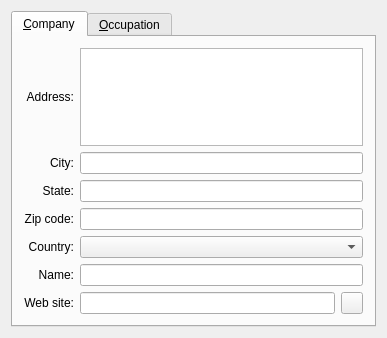
<?xml version="1.0" encoding="UTF-8"?>
<ui version="4.0">
 <class>WorkInfo</class>
 <widget class="QWidget" name="WorkInfo">
  <property name="geometry">
   <rect>
    <x>0</x>
    <y>0</y>
    <width>387</width>
    <height>338</height>
   </rect>
  </property>
  <property name="windowTitle">
   <string>Form2</string>
  </property>
  <layout class="QVBoxLayout">
   <property name="spacing">
    <number>6</number>
   </property>
   <property name="margin">
    <number>11</number>
   </property>
   <item>
    <widget class="QTabWidget" name="TabWidget2">
     <widget class="QWidget" name="tab1">
      <attribute name="title">
       <string>&amp;Company</string>
      </attribute>
      <layout class="QGridLayout">
       <property name="margin">
        <number>11</number>
       </property>
       <property name="spacing">
        <number>6</number>
       </property>
       <item row="0" column="0">
        <widget class="QLabel" name="TextLabel7">
         <property name="text">
          <string>Address:</string>
         </property>
         <property name="alignment">
          <set>Qt::AlignRight|Qt::AlignTrailing|Qt::AlignVCenter</set>
         </property>
         <property name="wordWrap">
          <bool>false</bool>
         </property>
        </widget>
       </item>
       <item row="2" column="1">
        <widget class="QLineEdit" name="edtCity"/>
       </item>
       <item row="2" column="0">
        <widget class="QLabel" name="TextLabel8">
         <property name="text">
          <string>City:</string>
         </property>
         <property name="alignment">
          <set>Qt::AlignRight|Qt::AlignTrailing|Qt::AlignVCenter</set>
         </property>
         <property name="wordWrap">
          <bool>false</bool>
         </property>
        </widget>
       </item>
       <item row="3" column="1">
        <widget class="QLineEdit" name="edtState"/>
       </item>
       <item row="3" column="0">
        <widget class="QLabel" name="TextLabel9">
         <property name="text">
          <string>State:</string>
         </property>
         <property name="alignment">
          <set>Qt::AlignRight|Qt::AlignTrailing|Qt::AlignVCenter</set>
         </property>
         <property name="wordWrap">
          <bool>false</bool>
         </property>
        </widget>
       </item>
       <item row="4" column="1">
        <widget class="QLineEdit" name="edtZip"/>
       </item>
       <item row="4" column="0">
        <widget class="QLabel" name="TextLabel10">
         <property name="text">
          <string>Zip code:</string>
         </property>
         <property name="alignment">
          <set>Qt::AlignRight|Qt::AlignTrailing|Qt::AlignVCenter</set>
         </property>
         <property name="wordWrap">
          <bool>false</bool>
         </property>
        </widget>
       </item>
       <item row="5" column="0">
        <widget class="QLabel" name="TextLabel11">
         <property name="text">
          <string>Country:</string>
         </property>
         <property name="alignment">
          <set>Qt::AlignRight|Qt::AlignTrailing|Qt::AlignVCenter</set>
         </property>
         <property name="wordWrap">
          <bool>false</bool>
         </property>
        </widget>
       </item>
       <item row="5" column="1">
        <widget class="QComboBox" name="cmbCountry"/>
       </item>
       <item row="6" column="0">
        <widget class="QLabel" name="TextLabel12">
         <property name="text">
          <string>Name:</string>
         </property>
         <property name="alignment">
          <set>Qt::AlignRight|Qt::AlignTrailing|Qt::AlignVCenter</set>
         </property>
         <property name="wordWrap">
          <bool>false</bool>
         </property>
        </widget>
       </item>
       <item row="6" column="1">
        <widget class="QLineEdit" name="edtName"/>
       </item>
       <item row="7" column="1">
        <layout class="QHBoxLayout">
         <property name="spacing">
          <number>6</number>
         </property>
         <property name="margin">
          <number>0</number>
         </property>
         <item>
          <widget class="QLineEdit" name="edtSite"/>
         </item>
         <item>
          <widget class="QPushButton" name="btnSite">
           <property name="sizePolicy">
            <sizepolicy hsizetype="Fixed" vsizetype="Fixed">
             <horstretch>0</horstretch>
             <verstretch>0</verstretch>
            </sizepolicy>
           </property>
           <property name="maximumSize">
            <size>
             <width>22</width>
             <height>22</height>
            </size>
           </property>
           <property name="text">
            <string/>
           </property>
          </widget>
         </item>
        </layout>
       </item>
       <item row="7" column="0">
        <widget class="QLabel" name="TextLabel16">
         <property name="text">
          <string>Web site:</string>
         </property>
         <property name="alignment">
          <set>Qt::AlignRight|Qt::AlignTrailing|Qt::AlignVCenter</set>
         </property>
         <property name="wordWrap">
          <bool>false</bool>
         </property>
        </widget>
       </item>
       <item row="0" column="1">
        <widget class="QPlainTextEdit" name="edtAddress"/>
       </item>
      </layout>
     </widget>
     <widget class="QWidget" name="tab2">
      <attribute name="title">
       <string>&amp;Occupation</string>
      </attribute>
      <layout class="QGridLayout">
       <property name="margin">
        <number>11</number>
       </property>
       <property name="spacing">
        <number>6</number>
       </property>
       <item row="2" column="0">
        <widget class="QLabel" name="TextLabel1">
         <property name="text">
          <string>Occupation:</string>
         </property>
         <property name="alignment">
          <set>Qt::AlignRight|Qt::AlignTrailing|Qt::AlignVCenter</set>
         </property>
         <property name="wordWrap">
          <bool>false</bool>
         </property>
        </widget>
       </item>
       <item row="0" column="0">
        <widget class="QLabel" name="TextLabel13">
         <property name="text">
          <string>Div / dept:</string>
         </property>
         <property name="alignment">
          <set>Qt::AlignRight|Qt::AlignTrailing|Qt::AlignVCenter</set>
         </property>
         <property name="wordWrap">
          <bool>false</bool>
         </property>
        </widget>
       </item>
       <item row="2" column="1">
        <widget class="QComboBox" name="cmbOccupation"/>
       </item>
       <item row="0" column="1">
        <widget class="QLineEdit" name="edtDept"/>
       </item>
       <item row="1" column="0">
        <widget class="QLabel" name="TextLabel15">
         <property name="text">
          <string>Position:</string>
         </property>
         <property name="alignment">
          <set>Qt::AlignRight|Qt::AlignTrailing|Qt::AlignVCenter</set>
         </property>
         <property name="wordWrap">
          <bool>false</bool>
         </property>
        </widget>
       </item>
       <item row="1" column="1">
        <widget class="QLineEdit" name="edtPosition"/>
       </item>
       <item row="3" column="1">
        <spacer name="Spacer2">
         <property name="orientation">
          <enum>Qt::Vertical</enum>
         </property>
         <property name="sizeType">
          <enum>QSizePolicy::Expanding</enum>
         </property>
         <property name="sizeHint" stdset="0">
          <size>
           <width>20</width>
           <height>20</height>
          </size>
         </property>
        </spacer>
       </item>
      </layout>
     </widget>
    </widget>
   </item>
  </layout>
 </widget>
 <tabstops>
  <tabstop>edtCity</tabstop>
  <tabstop>edtState</tabstop>
  <tabstop>edtZip</tabstop>
  <tabstop>cmbCountry</tabstop>
  <tabstop>edtName</tabstop>
  <tabstop>edtSite</tabstop>
  <tabstop>btnSite</tabstop>
  <tabstop>TabWidget2</tabstop>
  <tabstop>edtDept</tabstop>
  <tabstop>edtPosition</tabstop>
  <tabstop>cmbOccupation</tabstop>
 </tabstops>
 <resources/>
 <connections/>
</ui>
